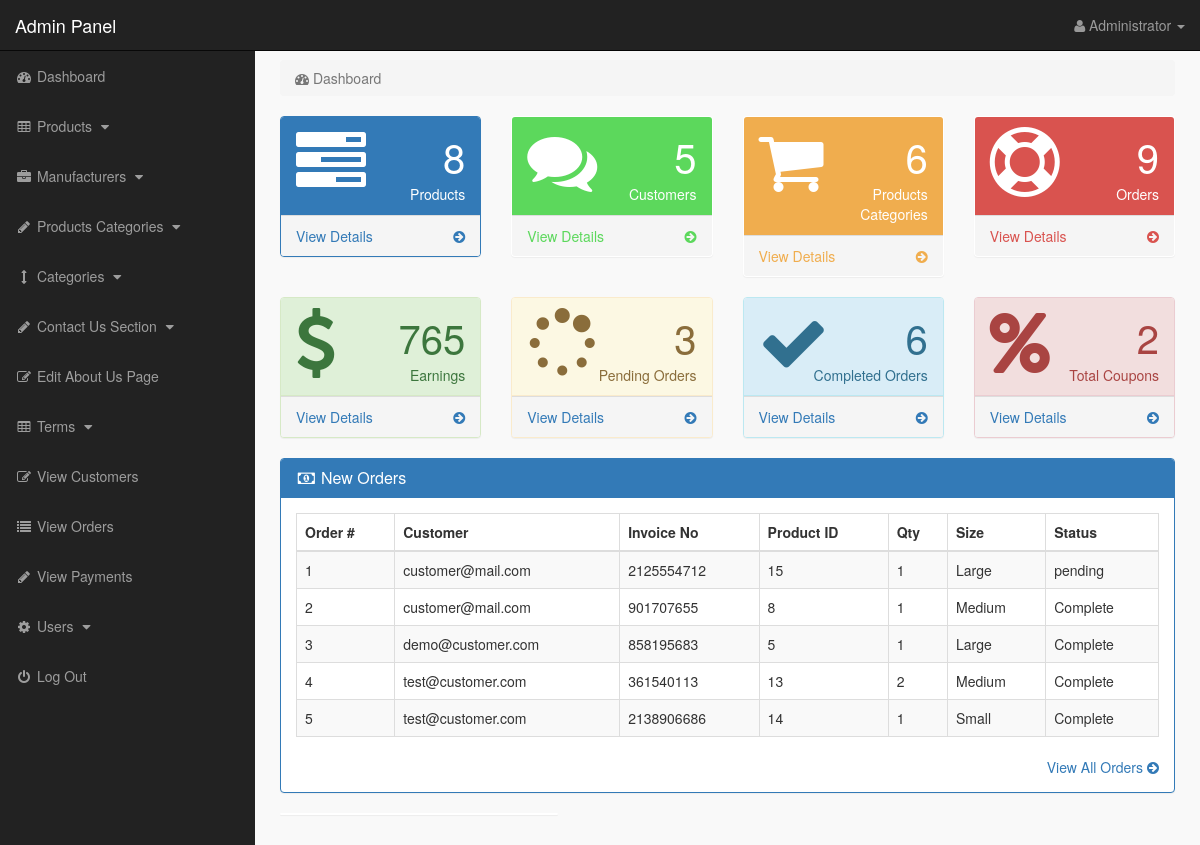
The page /admin_area/index.php?dashboard (signed in) on the database its author committed.
### tables this page shows
CREATE TABLE `pending_orders` (
  `order_id` int(10) NOT NULL,
  `customer_id` int(10) NOT NULL,
  `invoice_no` int(10) NOT NULL,
  `product_id` text NOT NULL,
  `qty` int(10) NOT NULL,
  `size` text NOT NULL,
  `order_status` text NOT NULL
);

CREATE TABLE `customers` (
  `customer_id` int(10) NOT NULL,
  `customer_name` varchar(255) NOT NULL,
  `customer_email` varchar(255) NOT NULL,
  `customer_pass` varchar(255) NOT NULL,
  `customer_country` text NOT NULL,
  `customer_city` text NOT NULL,
  `customer_contact` varchar(255) NOT NULL,
  `customer_address` text NOT NULL,
  `customer_image` text NOT NULL,
  `customer_ip` varchar(255) NOT NULL,
  `customer_confirm_code` text NOT NULL
);

### admin_area/dashboard.php (the view, shortened to what this page needs)
<?php
if(!isset($_SESSION['admin_email'])){
echo "<script>window.open('login.php','_self')</script>";
}
else {
?>
<div class="row">
<div class="col-lg-12">
<ol class="breadcrumb">
<li class="active">
<i class="fa fa-dashboard"></i> Dashboard
</li>
</ol>
</div>
</div>
<div class="row">
<div class="col-lg-3 col-md-6">
<div class="panel panel-primary">
<div class="panel-heading">
<div class="row">
<div class="col-xs-3">
<i class="fa fa-tasks fa-5x"> </i>
</div>
<div class="col-xs-9 text-right">
<div class="huge"> <?php echo $count_products; ?> </div>
<div>Products</div>
</div>
</div>
</div>
<a href="index.php?view_products">
<div class="panel-footer">
<span class="pull-left"> View Details </span>
<span class="pull-right"> <i class="fa fa-arrow-circle-right"></i> </span>
<div class="clearfix"></div>
</div>
</a>
</div>
</div>
<div class="col-lg-3 col-md-6">
<div class="panel panel-green">
<div class="panel-heading">
<div class="row">
<div class="col-xs-3">
<i class="fa fa-comments fa-5x"> </i>
</div>
<div class="col-xs-9 text-right">
<div class="huge"> <?php echo $count_customers; ?> </div>
<div>Customers</div>
</div>
</div>
</div>
<a href="index.php?view_customers">
<div class="panel-footer">
<span class="pull-left"> View Details </span>
<span class="pull-right"> <i class="fa fa-arrow-circle-right"></i> </span>
<div class="clearfix"></div>
</div>
</a>
</div>
</div>
<div class="col-lg-3 col-md-6">
<div class="panel panel-yellow">
<div class="panel-heading">
<div class="row">
<div class="col-xs-3">
<i class="fa fa-shopping-cart fa-5x"> </i>
</div>
<div class="col-xs-9 text-right">
<div class="huge"> <?php echo $count_p_categories; ?> </div>
<div>Products Categories</div>
</div>
</div>
</div>
<a href="index.php?view_p_cats">
<div class="panel-footer">
<span class="pull-left"> View Details </span>
<span class="pull-right"> <i class="fa fa-arrow-circle-right"></i> </span>
<div class="clearfix"></div>
</div>
</a>
</div>
</div>
<div class="col-lg-3 col-md-6">
<div class="panel panel-red">
<div class="panel-heading">
<div class="row">
<div class="col-xs-3">
<i class="fa fa-support fa-5x"> </i>
</div>
<div class="col-xs-9 text-right">
<div class="huge"> <?php echo $count_total_orders; ?> </div>
<div>Orders</div>
</div>
</div>
</div>
<a href="index.php?view_orders">
<div class="panel-footer">
<span class="pull-left"> View Details </span>
<span class="pull-right"> <i class="fa fa-arrow-circle-right"></i> </span>
<div class="clearfix"></div>
</div>
</a>
</div>
</div>
</div>
<div class="row">
    <div class="col-lg-3 col-md-6">
        <div class="panel panel-success">
        <div class="panel-heading">
        <div class="row">
        <div class="col-xs-3">
        <i class="fa fa-dollar fa-5x"> </i>
        </div>
        <div class="col-xs-9 text-right">
        <div class="huge"> <?php echo $count_total_earnings ?> </div>
        <div>Earnings</div>
        </div>
        </div>
        </div>
        <a href="index.php?view_orders">
        <div class="panel-footer">
        <span class="pull-left"> View Details </span>
        <span class="pull-right"> <i class="fa fa-arrow-circle-right"></i> </span>
        <div class="clearfix"></div>
        </div>
        </a>
        </div>
        </div>
        <div class="col-lg-3 col-md-6">
            <div class="panel panel-warning">
            <div class="panel-heading">
            <div class="row">
            <div class="col-xs-3">
            <i class="fa fa-spinner fa-5x"> </i>
            </div>
            <div class="col-xs-9 text-right">
            <div class="huge"> <?php echo $count_pending_orders ?> </div>
            <div>Pending Orders</div>
            </div>
            </div>
            </div>
            <a href="index.php?view_orders">
            <div class="panel-footer">
            <span class="pull-left"> View Details </span>
            <span class="pull-right"> <i class="fa fa-arrow-circle-right"></i> </span>
            <div class="clearfix"></div>
            </div>
            </a>
            </div>
            </div>
            <div class="col-lg-3 col-md-6">
                <div class="panel panel-info">
                <div class="panel-heading">
                <div class="row">
                <div class="col-xs-3">
                <i class="fa fa-check fa-5x"> </i>
                </div>
                <div class="col-xs-9 text-right">
                <div class="huge"> <?php echo $count_completed_orders ?> </div>
                <div>Completed Orders</div>
                </div>
                </div>
                </div>
                <a href="index.php?view_orders">
                <div class="panel-footer">
                <span class="pull-left"> View Details </span>
                <span class="pull-right"> <i class="fa fa-arrow-circle-right"></i> </span>
                <div class="clearfix"></div>
                </div>
                </a>
                </div>
                </div>
                <div class="col-lg-3 col-md-6">
                    <div class="panel panel-danger">
                    <div class="panel-heading">
                    <div class="row">
                    <div class="col-xs-3">
                    <i class="fa fa-percent fa-5x"> </i>
                    </div>
                    <div class="col-xs-9 text-right">
                    <div class="huge"> <?php echo $count_coupons; ?> </div>
                    <div>Total Coupons</div>
                    </div>
                    </div>
                    </div>
                    <a href="index.php?view_orders">
                    <div class="panel-footer">
                    <span class="pull-left"> View Details </span>
                    <span class="pull-right"> <i class="fa fa-arrow-circle-right"></i> </span>
                    <div class="clearfix"></div>
                    </div>
                    </a>
                    </div>
                    </div>
</div>
<div class="row" >
<div class="col-lg-12" >
<div class="panel panel-primary" >
<div class="panel-heading" >
<h3 class="panel-title" >
<i class="fa fa-money fa-fw" ></i> New Orders
</h3>
</div>
<div class="panel-body" >
<div class="table-responsive" >
<table class="table table-bordered table-hover table-striped" >
<thead>
<tr>
<th>Order #</th>
<th>Customer</th>
<th>Invoice No</th>
<th>Product ID</th>
<th>Qty</th>
<th>Size</th>
<th>Status</th>
</tr>
</thead>
<tbody>
<?php
$i = 0;
$get_order = "select * from pending_orders order by 1 DESC LIMIT 0,5";
$run_order = mysqli_query($con,$get_order);
while($row_order=mysqli_fetch_array($run_order)){
$c_id = $row_order['customer_id'];
$invoice_no = $row_order['invoice_no'];
$product_id = $row_order['product_id'];
$qty = $row_order['qty'];
$size = $row_order['size'];
$order_status = $row_order['order_status'];
$i++;
?>
<tr>
<td><?php echo $i; ?></td>
<td>
<?php
$get_customer = "select * from customers where customer_id='$c_id'";
$run_customer = mysqli_query($con,$get_customer);
$row_customer = mysqli_fetch_array($run_customer);
$customer_email = $row_customer['customer_email'];
echo $customer_email;
?>
</td>
<td><?php echo $invoice_no; ?></td>
<td><?php echo $product_id; ?></td>
<td><?php echo $qty; ?></td>
<td><?php echo $size; ?></td>
<td>
<?php
if($order_status=='pending'){
echo $order_status='pending';
}
else {
echo $order_status='Complete';
}
?>
</td>
</tr>
<?php } ?>
</tbody>
</table>
</div>
<div class="text-right" >
<a href="index.php?view_orders" >
View All Orders <i class="fa fa-arrow-circle-right" ></i>
</a>
</div>
</div>
</div>
</div>
<div class="col-md-4">
<div class="panel">
</div>
</div>
</div>
<?php } ?>

### admin_area/includes/sidebar.php (shortened to what this page needs)
<?php
if(!isset($_SESSION['admin_email'])){
echo "<script>window.open('login.php','_self')</script>";
}
else {
?>
<nav class="navbar navbar-inverse navbar-fixed-top" >
<div class="navbar-header" >
<a class="navbar-brand" href="index.php?dashboard" >Admin Panel</a>
</div>
<ul class="nav navbar-right top-nav" >
<li class="dropdown" >
<a href="#" class="dropdown-toggle" data-toggle="dropdown" >
<i class="fa fa-user" ></i>
<?php echo $admin_name; ?> <b class="caret" ></b>
</a>
</li>
</ul>
<div class="collapse navbar-collapse navbar-ex1-collapse">
<ul class="nav navbar-nav side-nav">
<li>
<a href="index.php?dashboard">
<i class="fa fa-fw fa-dashboard"></i> Dashboard
</a>
</li>
<li>
<a href="#" data-toggle="collapse" data-target="#products">
<i class="fa fa-fw fa-table"></i> Products
<i class="fa fa-fw fa-caret-down"></i>
</a>
</li>
<li>
<a href="#" data-toggle="collapse" data-target="#manufacturers">
<i class="fa fa-fw fa-briefcase"></i> Manufacturers
<i class="fa fa-fw fa-caret-down"></i>
</a>
</li>
<li>
<a href="#" data-toggle="collapse" data-target="#p_cat">
<i class="fa fa-fw fa-pencil"></i> Products Categories
<i class="fa fa-fw fa-caret-down"></i>
</a>
</li>
<li>
<a href="#" data-toggle="collapse" data-target="#cat">
<i class="fa fa-fw fa-arrows-v"></i> Categories
<i class="fa fa-fw fa-caret-down"></i>
</a>
</li>
<li>
<a href="#" data-toggle="collapse" data-target="#contact_us">
<i class="fa fa-fw fa-pencil"> </i> Contact Us Section
<i class="fa fa-fw fa-caret-down"></i>
</a>
</li>
<li>
<a href="index.php?edit_about_us">
<i class="fa fa-fw fa-edit"></i> Edit About Us Page
</a>
</li>
<li>
<a href="#" data-toggle="collapse" data-target="#terms" >
<i class="fa fa-fw fa-table"></i> Terms
<i class="fa fa-fw fa-caret-down"></i>
</a>
</li>
<li>
<a href="index.php?view_customers">
<i class="fa fa-fw fa-edit"></i> View Customers
</a>
</li>
<li>
<a href="index.php?view_orders">
<i class="fa fa-fw fa-list"></i> View Orders
</a>
</li>
<li>
<a href="index.php?view_payments">
<i class="fa fa-fw fa-pencil"></i> View Payments
</a>
</li>
<li>
<a href="#" data-toggle="collapse" data-target="#users">
<i class="fa fa-fw fa-gear"></i> Users
<i class="fa fa-fw fa-caret-down"></i>
</a>
</li>
<li>
<a href="logout.php">
<i class="fa fa-fw fa-power-off"></i> Log Out
</a>
</li>
</ul>
</div>
</nav>
<?php } ?>

### admin_area/css/style.css (style rules this page uses)
body { margin-top:100px; }
@media (min-width: 768px) { body { margin-top:50px; } }
.top-nav { padding:0 15px; }
.top-nav>li { display:inline-block; float:left; }
.top-nav>li>a { padding-top:15px; padding-bottom:15px; line-height:20px; color:#999; }
@media (min-width: 768px) { .side-nav { position:fixed; top:51px; width:255px; border-radius:0; overflow-y:auto; background-color: #222; bottom:0; overflow-x:hidden; padding-bottom:40px; } }
@media (min-width: 768px) { .side-nav>li>a { width:255px; } }
.huge { font-size:40px; line-height:normal; }
.panel-green > .panel-heading { color:#fff; background-color:#5cd85c; }
.panel-green > a { color:#5cd85c; }
.panel-red > .panel-heading { color:#fff; background-color:#d9534f; }
.panel-red > a { color:#d9534f; }
.panel-yellow > .panel-heading { color:#fff; background-color:#f0ad4e; }
.panel-yellow > a { color:#f0ad4e; }
.panel-body { border-radius:5px; }

### rows shown on the page
pending_orders: customer.customer_email "customer@mail.com", invoice_no "2125554712", product "15", qty "1", size "Large"
pending_orders: customer.customer_email "customer@mail.com", invoice_no "901707655", product "8", qty "1", size "Medium"
pending_orders: customer.customer_email "demo@customer.com", invoice_no "858195683", product "5", qty "1", size "Large"
pending_orders: customer.customer_email "test@customer.com", invoice_no "361540113", product "13", qty "2", size "Medium"
pending_orders: customer.customer_email "test@customer.com", invoice_no "2138906686", product "14", qty "1", size "Small"

### other values the page prints
$admin_name "Administrator"
$count_products "8"
$count_customers "5"
$count_p_categories "6"
$count_total_orders "9"
$count_total_earnings "765"
$count_pending_orders "3"
$count_completed_orders "6"
$count_coupons "2"
